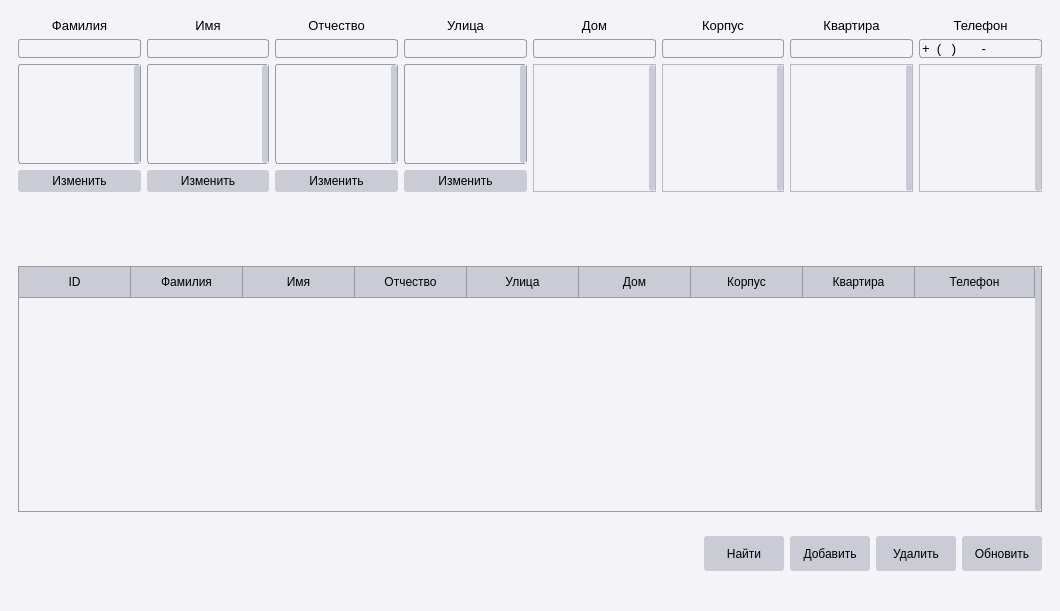
<?xml version="1.0" encoding="UTF-8"?>
<ui version="4.0">
 <class>MainWindow</class>
 <widget class="QMainWindow" name="MainWindow">
  <property name="geometry">
   <rect>
    <x>0</x>
    <y>0</y>
    <width>1060</width>
    <height>611</height>
   </rect>
  </property>
  <property name="sizePolicy">
   <sizepolicy hsizetype="Preferred" vsizetype="Preferred">
    <horstretch>0</horstretch>
    <verstretch>0</verstretch>
   </sizepolicy>
  </property>
  <property name="windowTitle">
   <string>Телефонный справочник</string>
  </property>
  <property name="styleSheet">
   <string notr="true">background-color: rgb(243, 243, 248);
</string>
  </property>
  <widget class="QWidget" name="centralwidget">
   <property name="sizePolicy">
    <sizepolicy hsizetype="Expanding" vsizetype="Expanding">
     <horstretch>0</horstretch>
     <verstretch>0</verstretch>
    </sizepolicy>
   </property>
   <layout class="QVBoxLayout" name="verticalLayout_2" stretch="1,0,3,0">
    <item>
     <widget class="QWidget" name="horizontalWidget" native="true">
      <property name="sizePolicy">
       <sizepolicy hsizetype="Expanding" vsizetype="Expanding">
        <horstretch>0</horstretch>
        <verstretch>0</verstretch>
       </sizepolicy>
      </property>
      <property name="styleSheet">
       <string notr="true">QListWidget{
	selection-background-color: rgb(129, 136, 188);
}

QScrollBar:vertical, QScrollBar:horizontal{
	border: none;
	background-color: rgb(243, 243, 248);
	width: 6px;
	margin: 0px 0 0px 0;
	border-radius: 0px;
}

QScrollBar::handle::vertical, QScrollBar::handle::horizontal{
	background-color: rgb(202, 203, 213);
	width: 3px;
	border-radius: 3px;
}

QScrollBar::handle::vertical:hover, QScrollBar::handle::horizontal:hover{
	background-color: rgb(202, 203, 213);
}

QScrollBar::handle::vertical:pressed, QScrollBar::handle::horizontal:pressed{
	background-color:rgb(129, 136, 188);
}

QScrollBar::sub-line:vertical, QScrollBar::sub-line:horizontal{
	border: none;
	background-color: rgb(243, 243, 248);
	height: 8px;
	border-top-right-radius: 3px;
	border-top-left-radius: 3px;
	subcontrol-position: top;
	subcontrol-origin: margin;
}

QScrollBar::sub-line::vertical:hover, QScrollBar::sub-line::horizontal:hover{
	background-color: rgb(202, 203, 213);
}

QScrollBar::sub-line::vertical:pressed, QScrollBar::sub-line::horizontal:pressed{
	background-color:rgb(129, 136, 188);
}

QScrollBar::add-line:vertical, QScrollBar::add-line:horizontal{
	border: none;
	background-color: rgb(243, 243, 248);
	height: 8px;
	border-top-right-radius: 3px;
	border-top-left-radius: 3px;
	subcontrol-position: bottom;
	subcontrol-origin: margin;
}

QScrollBar::add-line::vertical:hover, QScrollBar::add-line::horizontal:hover{
	background-color: rgb(202, 203, 213);
}

QScrollBar::add-line::vertical:pressed, QScrollBar::add-line::horizontal:pressed{
	background-color:rgb(129, 136, 188);
}

QScrollBar::up-arrow:vertical, QScrollBar::down-arrow:vertical, QScrollBar::up-arrow:horizontal, QScrollBar::down-arrow:horizontal{
	background: none;
}

QScrollBar::ad-page:vertical, QScrollBar::sub-page:vertical, QScrollBar::add-page:horizontal, QScrollBar::sub-page:horizontal{
	background: none;
}</string>
      </property>
      <layout class="QHBoxLayout" name="horizontalLayout_4">
       <item>
        <layout class="QVBoxLayout" name="verticalLayout_1">
         <item>
          <widget class="QLabel" name="label">
           <property name="font">
            <font>
             <pointsize>10</pointsize>
            </font>
           </property>
           <property name="mouseTracking">
            <bool>true</bool>
           </property>
           <property name="layoutDirection">
            <enum>Qt::LeftToRight</enum>
           </property>
           <property name="styleSheet">
            <string notr="true"/>
           </property>
           <property name="text">
            <string>&lt;html&gt;&lt;head/&gt;&lt;body&gt;&lt;p&gt;&lt;span style=&quot; font-size:10pt; color:#000000;&quot;&gt;Фамилия&lt;/span&gt;&lt;/p&gt;&lt;/body&gt;&lt;/html&gt;</string>
           </property>
           <property name="alignment">
            <set>Qt::AlignCenter</set>
           </property>
          </widget>
         </item>
         <item>
          <widget class="QLineEdit" name="header_surname">
           <property name="font">
            <font>
             <pointsize>10</pointsize>
            </font>
           </property>
           <property name="styleSheet">
            <string notr="true">QLineEdit{
	color: black;
	border-style: none;
	border: 1px solid rgb(156, 154, 161);
	border-radius: 3px;
}

</string>
           </property>
           <property name="inputMask">
            <string/>
           </property>
           <property name="text">
            <string/>
           </property>
           <property name="maxLength">
            <number>30</number>
           </property>
           <property name="clearButtonEnabled">
            <bool>false</bool>
           </property>
          </widget>
         </item>
         <item>
          <widget class="QListWidget" name="list_surname">
           <property name="minimumSize">
            <size>
             <width>0</width>
             <height>100</height>
            </size>
           </property>
           <property name="font">
            <font>
             <pointsize>10</pointsize>
            </font>
           </property>
           <property name="styleSheet">
            <string notr="true">QListWidget{
	color: black;
	border-style: none;
	border: 1px solid rgb(156, 154, 161);
	border-radius: 3px;
	selection-background-color: rgb(129, 136, 188);
}
</string>
           </property>
           <property name="verticalScrollBarPolicy">
            <enum>Qt::ScrollBarAlwaysOn</enum>
           </property>
           <property name="dragEnabled">
            <bool>true</bool>
           </property>
           <property name="textElideMode">
            <enum>Qt::ElideRight</enum>
           </property>
           <property name="verticalScrollMode">
            <enum>QAbstractItemView::ScrollPerPixel</enum>
           </property>
           <property name="movement">
            <enum>QListView::Static</enum>
           </property>
           <property name="isWrapping" stdset="0">
            <bool>false</bool>
           </property>
          </widget>
         </item>
         <item>
          <widget class="QPushButton" name="button_change_surname">
           <property name="minimumSize">
            <size>
             <width>0</width>
             <height>22</height>
            </size>
           </property>
           <property name="styleSheet">
            <string notr="true">QPushButton{
	color: black;
	background-color: rgb(202, 203, 213);
	border-radius: 3px;
}

QPushButton:hover {
	background-color:rgb(182, 184, 202);
}

QPushButton:pressed {
    background-color: rgb(129, 136, 188);    
}</string>
           </property>
           <property name="text">
            <string>Изменить</string>
           </property>
          </widget>
         </item>
        </layout>
       </item>
       <item>
        <layout class="QVBoxLayout" name="verticalLayout_3">
         <item>
          <widget class="QLabel" name="label_2">
           <property name="font">
            <font>
             <pointsize>10</pointsize>
            </font>
           </property>
           <property name="styleSheet">
            <string notr="true"/>
           </property>
           <property name="text">
            <string>&lt;html&gt;&lt;head/&gt;&lt;body&gt;&lt;p&gt;&lt;span style=&quot; font-size:10pt; color:#000000;&quot;&gt;Имя&lt;/span&gt;&lt;/p&gt;&lt;/body&gt;&lt;/html&gt;</string>
           </property>
           <property name="alignment">
            <set>Qt::AlignCenter</set>
           </property>
          </widget>
         </item>
         <item>
          <widget class="QLineEdit" name="header_first_name">
           <property name="font">
            <font>
             <pointsize>10</pointsize>
            </font>
           </property>
           <property name="styleSheet">
            <string notr="true">QLineEdit{
	color: black;
	border-style: none;
	border: 1px solid rgb(156, 154, 161);
	border-radius: 3px;
}

</string>
           </property>
           <property name="inputMask">
            <string/>
           </property>
           <property name="maxLength">
            <number>35</number>
           </property>
          </widget>
         </item>
         <item>
          <widget class="QListWidget" name="list_first_name">
           <property name="minimumSize">
            <size>
             <width>0</width>
             <height>100</height>
            </size>
           </property>
           <property name="font">
            <font>
             <pointsize>10</pointsize>
            </font>
           </property>
           <property name="styleSheet">
            <string notr="true">QListWidget{
	color: black;
	border-style: none;
	border: 1px solid rgb(156, 154, 161);
	border-radius: 3px;
	selection-background-color: rgb(129, 136, 188);
}
</string>
           </property>
           <property name="verticalScrollBarPolicy">
            <enum>Qt::ScrollBarAlwaysOn</enum>
           </property>
           <property name="verticalScrollMode">
            <enum>QAbstractItemView::ScrollPerPixel</enum>
           </property>
          </widget>
         </item>
         <item>
          <widget class="QPushButton" name="button_change_first_name">
           <property name="minimumSize">
            <size>
             <width>0</width>
             <height>22</height>
            </size>
           </property>
           <property name="styleSheet">
            <string notr="true">QPushButton{
	color: black;
	background-color: rgb(202, 203, 213);
	border-radius: 3px;
}

QPushButton:hover {
	background-color:rgb(182, 184, 202);
}

QPushButton:pressed {
    background-color: rgb(129, 136, 188);    
}</string>
           </property>
           <property name="text">
            <string>Изменить</string>
           </property>
          </widget>
         </item>
        </layout>
       </item>
       <item>
        <layout class="QVBoxLayout" name="verticalLayout_4">
         <item>
          <widget class="QLabel" name="label_3">
           <property name="font">
            <font>
             <pointsize>10</pointsize>
            </font>
           </property>
           <property name="styleSheet">
            <string notr="true"/>
           </property>
           <property name="text">
            <string>&lt;html&gt;&lt;head/&gt;&lt;body&gt;&lt;p&gt;&lt;span style=&quot; font-size:10pt; color:#000000;&quot;&gt;Отчество&lt;/span&gt;&lt;/p&gt;&lt;/body&gt;&lt;/html&gt;</string>
           </property>
           <property name="alignment">
            <set>Qt::AlignCenter</set>
           </property>
          </widget>
         </item>
         <item>
          <widget class="QLineEdit" name="header_middle_name">
           <property name="font">
            <font>
             <pointsize>10</pointsize>
            </font>
           </property>
           <property name="styleSheet">
            <string notr="true">QLineEdit{
	color: black;
	border-style: none;
	border: 1px solid rgb(156, 154, 161);
	border-radius: 3px;
}

</string>
           </property>
           <property name="inputMask">
            <string/>
           </property>
           <property name="maxLength">
            <number>35</number>
           </property>
          </widget>
         </item>
         <item>
          <widget class="QListWidget" name="list_middle_name">
           <property name="minimumSize">
            <size>
             <width>0</width>
             <height>100</height>
            </size>
           </property>
           <property name="font">
            <font>
             <pointsize>10</pointsize>
            </font>
           </property>
           <property name="styleSheet">
            <string notr="true">QListWidget{
	color: black;
	border-style: none;
	border: 1px solid rgb(156, 154, 161);
	border-radius: 3px;
	selection-background-color: rgb(129, 136, 188);
}
</string>
           </property>
           <property name="verticalScrollBarPolicy">
            <enum>Qt::ScrollBarAlwaysOn</enum>
           </property>
           <property name="verticalScrollMode">
            <enum>QAbstractItemView::ScrollPerPixel</enum>
           </property>
          </widget>
         </item>
         <item>
          <widget class="QPushButton" name="button_change_middle_name">
           <property name="minimumSize">
            <size>
             <width>0</width>
             <height>22</height>
            </size>
           </property>
           <property name="styleSheet">
            <string notr="true">QPushButton{
	color: black;
	background-color: rgb(202, 203, 213);
	border-radius: 3px;
}

QPushButton:hover {
	background-color:rgb(182, 184, 202);
}

QPushButton:pressed {
    background-color: rgb(129, 136, 188);    
}</string>
           </property>
           <property name="text">
            <string>Изменить</string>
           </property>
          </widget>
         </item>
        </layout>
       </item>
       <item>
        <layout class="QVBoxLayout" name="verticalLayout_5">
         <item>
          <widget class="QLabel" name="label_4">
           <property name="enabled">
            <bool>true</bool>
           </property>
           <property name="font">
            <font>
             <pointsize>10</pointsize>
            </font>
           </property>
           <property name="styleSheet">
            <string notr="true"/>
           </property>
           <property name="text">
            <string>&lt;html&gt;&lt;head/&gt;&lt;body&gt;&lt;p&gt;&lt;span style=&quot; font-size:10pt; color:#000000;&quot;&gt;Улица&lt;/span&gt;&lt;/p&gt;&lt;/body&gt;&lt;/html&gt;</string>
           </property>
           <property name="alignment">
            <set>Qt::AlignCenter</set>
           </property>
          </widget>
         </item>
         <item>
          <widget class="QLineEdit" name="header_street">
           <property name="font">
            <font>
             <pointsize>10</pointsize>
            </font>
           </property>
           <property name="styleSheet">
            <string notr="true">QLineEdit{
	color: black;
	border-style: none;
	border: 1px solid rgb(156, 154, 161);
	border-radius: 3px;
}

</string>
           </property>
           <property name="inputMask">
            <string/>
           </property>
           <property name="maxLength">
            <number>35</number>
           </property>
          </widget>
         </item>
         <item>
          <widget class="QListWidget" name="list_street">
           <property name="minimumSize">
            <size>
             <width>0</width>
             <height>100</height>
            </size>
           </property>
           <property name="font">
            <font>
             <pointsize>10</pointsize>
            </font>
           </property>
           <property name="styleSheet">
            <string notr="true">QListWidget{
	color: black;
	border-style: none;
	border: 1px solid rgb(156, 154, 161);
	border-radius: 3px;
	selection-background-color: rgb(129, 136, 188);
}
</string>
           </property>
           <property name="verticalScrollBarPolicy">
            <enum>Qt::ScrollBarAlwaysOn</enum>
           </property>
           <property name="verticalScrollMode">
            <enum>QAbstractItemView::ScrollPerPixel</enum>
           </property>
          </widget>
         </item>
         <item>
          <widget class="QPushButton" name="button_change_street">
           <property name="minimumSize">
            <size>
             <width>0</width>
             <height>22</height>
            </size>
           </property>
           <property name="styleSheet">
            <string notr="true">QPushButton{
	color: black;
	background-color: rgb(202, 203, 213);
	border-radius: 3px;
}

QPushButton:hover {
	background-color:rgb(182, 184, 202);
}

QPushButton:pressed {
    background-color: rgb(129, 136, 188);    
}</string>
           </property>
           <property name="text">
            <string>Изменить</string>
           </property>
          </widget>
         </item>
        </layout>
       </item>
       <item>
        <layout class="QVBoxLayout" name="verticalLayout_6">
         <item>
          <widget class="QLabel" name="label_5">
           <property name="font">
            <font>
             <pointsize>10</pointsize>
            </font>
           </property>
           <property name="styleSheet">
            <string notr="true"/>
           </property>
           <property name="text">
            <string>&lt;html&gt;&lt;head/&gt;&lt;body&gt;&lt;p&gt;&lt;span style=&quot; font-size:10pt; color:#000000;&quot;&gt;Дом&lt;/span&gt;&lt;/p&gt;&lt;/body&gt;&lt;/html&gt;</string>
           </property>
           <property name="alignment">
            <set>Qt::AlignCenter</set>
           </property>
          </widget>
         </item>
         <item>
          <widget class="QLineEdit" name="header_house">
           <property name="font">
            <font>
             <pointsize>10</pointsize>
            </font>
           </property>
           <property name="styleSheet">
            <string notr="true">QLineEdit{
	color: black;
	border-style: none;
	border: 1px solid rgb(156, 154, 161);
	border-radius: 3px;
}

</string>
           </property>
           <property name="inputMask">
            <string/>
           </property>
           <property name="maxLength">
            <number>5</number>
           </property>
          </widget>
         </item>
         <item>
          <widget class="QListWidget" name="list_house">
           <property name="minimumSize">
            <size>
             <width>0</width>
             <height>100</height>
            </size>
           </property>
           <property name="font">
            <font>
             <pointsize>10</pointsize>
            </font>
           </property>
           <property name="styleSheet">
            <string notr="true">QListWidget{
	selection-background-color: rgb(129, 136, 188);
}
</string>
           </property>
           <property name="verticalScrollBarPolicy">
            <enum>Qt::ScrollBarAlwaysOn</enum>
           </property>
           <property name="verticalScrollMode">
            <enum>QAbstractItemView::ScrollPerPixel</enum>
           </property>
          </widget>
         </item>
        </layout>
       </item>
       <item>
        <layout class="QVBoxLayout" name="verticalLayoutz_7">
         <item>
          <widget class="QLabel" name="label_6">
           <property name="font">
            <font>
             <pointsize>10</pointsize>
            </font>
           </property>
           <property name="styleSheet">
            <string notr="true"/>
           </property>
           <property name="text">
            <string>&lt;html&gt;&lt;head/&gt;&lt;body&gt;&lt;p&gt;&lt;span style=&quot; font-size:10pt; color:#000000;&quot;&gt;Корпус&lt;/span&gt;&lt;/p&gt;&lt;/body&gt;&lt;/html&gt;</string>
           </property>
           <property name="alignment">
            <set>Qt::AlignCenter</set>
           </property>
          </widget>
         </item>
         <item>
          <widget class="QLineEdit" name="header_building">
           <property name="font">
            <font>
             <pointsize>10</pointsize>
            </font>
           </property>
           <property name="styleSheet">
            <string notr="true">QLineEdit{
	color: black;
	border-style: none;
	border: 1px solid rgb(156, 154, 161);
	border-radius: 3px;
}

</string>
           </property>
           <property name="inputMask">
            <string/>
           </property>
           <property name="maxLength">
            <number>5</number>
           </property>
           <property name="cursorPosition">
            <number>0</number>
           </property>
          </widget>
         </item>
         <item>
          <widget class="QListWidget" name="list_building">
           <property name="minimumSize">
            <size>
             <width>0</width>
             <height>100</height>
            </size>
           </property>
           <property name="font">
            <font>
             <pointsize>10</pointsize>
            </font>
           </property>
           <property name="styleSheet">
            <string notr="true">QListWidget{
	selection-background-color: rgb(129, 136, 188);
}
</string>
           </property>
           <property name="verticalScrollBarPolicy">
            <enum>Qt::ScrollBarAlwaysOn</enum>
           </property>
           <property name="verticalScrollMode">
            <enum>QAbstractItemView::ScrollPerPixel</enum>
           </property>
          </widget>
         </item>
        </layout>
       </item>
       <item>
        <layout class="QVBoxLayout" name="verticalLayout_8">
         <item>
          <widget class="QLabel" name="label_7">
           <property name="font">
            <font>
             <pointsize>10</pointsize>
            </font>
           </property>
           <property name="styleSheet">
            <string notr="true"/>
           </property>
           <property name="text">
            <string>&lt;html&gt;&lt;head/&gt;&lt;body&gt;&lt;p&gt;&lt;span style=&quot; font-size:10pt; color:#000000;&quot;&gt;Квартира&lt;/span&gt;&lt;/p&gt;&lt;/body&gt;&lt;/html&gt;</string>
           </property>
           <property name="alignment">
            <set>Qt::AlignCenter</set>
           </property>
          </widget>
         </item>
         <item>
          <widget class="QLineEdit" name="header_apartment">
           <property name="font">
            <font>
             <pointsize>10</pointsize>
            </font>
           </property>
           <property name="styleSheet">
            <string notr="true">QLineEdit{
	color: black;
	border-style: none;
	border: 1px solid rgb(156, 154, 161);
	border-radius: 3px;
}

</string>
           </property>
           <property name="inputMask">
            <string/>
           </property>
           <property name="text">
            <string/>
           </property>
           <property name="maxLength">
            <number>5</number>
           </property>
          </widget>
         </item>
         <item>
          <widget class="QListWidget" name="list_apartment">
           <property name="minimumSize">
            <size>
             <width>0</width>
             <height>100</height>
            </size>
           </property>
           <property name="font">
            <font>
             <pointsize>10</pointsize>
            </font>
           </property>
           <property name="toolTip">
            <string>&lt;html&gt;&lt;head/&gt;&lt;body&gt;&lt;p&gt;test tooltip&lt;/p&gt;&lt;/body&gt;&lt;/html&gt;</string>
           </property>
           <property name="styleSheet">
            <string notr="true">QListWidget{
	selection-background-color: rgb(129, 136, 188);
}
</string>
           </property>
           <property name="verticalScrollBarPolicy">
            <enum>Qt::ScrollBarAlwaysOn</enum>
           </property>
           <property name="verticalScrollMode">
            <enum>QAbstractItemView::ScrollPerPixel</enum>
           </property>
          </widget>
         </item>
        </layout>
       </item>
       <item>
        <layout class="QVBoxLayout" name="verticalLayout_9">
         <item>
          <widget class="QLabel" name="label_8">
           <property name="font">
            <font>
             <pointsize>10</pointsize>
            </font>
           </property>
           <property name="styleSheet">
            <string notr="true"/>
           </property>
           <property name="text">
            <string>&lt;html&gt;&lt;head/&gt;&lt;body&gt;&lt;p&gt;&lt;span style=&quot; font-size:10pt; color:#000000;&quot;&gt;Телефон&lt;/span&gt;&lt;/p&gt;&lt;/body&gt;&lt;/html&gt;</string>
           </property>
           <property name="alignment">
            <set>Qt::AlignCenter</set>
           </property>
          </widget>
         </item>
         <item>
          <widget class="QLineEdit" name="header_phone">
           <property name="font">
            <font>
             <pointsize>10</pointsize>
            </font>
           </property>
           <property name="styleSheet">
            <string notr="true">QLineEdit{
	color: black;
	border-style: none;
	border: 1px solid rgb(156, 154, 161);
	border-radius: 3px;
}

</string>
           </property>
           <property name="inputMask">
            <string>+9 (999) 999 99-99</string>
           </property>
           <property name="text">
            <string>+ ()  -</string>
           </property>
           <property name="maxLength">
            <number>18</number>
           </property>
           <property name="cursorPosition">
            <number>1</number>
           </property>
          </widget>
         </item>
         <item>
          <widget class="QListWidget" name="list_phone">
           <property name="minimumSize">
            <size>
             <width>0</width>
             <height>100</height>
            </size>
           </property>
           <property name="font">
            <font>
             <pointsize>10</pointsize>
            </font>
           </property>
           <property name="styleSheet">
            <string notr="true">QListWidget{
	selection-background-color: rgb(129, 136, 188);
}
</string>
           </property>
           <property name="verticalScrollBarPolicy">
            <enum>Qt::ScrollBarAlwaysOn</enum>
           </property>
           <property name="verticalScrollMode">
            <enum>QAbstractItemView::ScrollPerPixel</enum>
           </property>
          </widget>
         </item>
        </layout>
       </item>
      </layout>
     </widget>
    </item>
    <item>
     <spacer name="verticalSpacer">
      <property name="orientation">
       <enum>Qt::Vertical</enum>
      </property>
      <property name="sizeType">
       <enum>QSizePolicy::Fixed</enum>
      </property>
      <property name="sizeHint" stdset="0">
       <size>
        <width>10</width>
        <height>50</height>
       </size>
      </property>
     </spacer>
    </item>
    <item>
     <widget class="QWidget" name="horizontalWidget" native="true">
      <property name="styleSheet">
       <string notr="true">QScrollBar:vertical, QScrollBar:horizontal{
	border: none;
	background-color: rgb(243, 243, 248);
	width: 6px;
	margin: 0px 0 0px 0;
	border-radius: 0px;
}

QScrollBar::handle::vertical, QScrollBar::handle::horizontal{
	background-color: rgb(202, 203, 213);
	width: 3px;
	border-radius: 3px;
}

QScrollBar::handle::vertical:hover, QScrollBar::handle::horizontal:hover{
	background-color: rgb(202, 203, 213);
}

QScrollBar::handle::vertical:pressed, QScrollBar::handle::horizontal:pressed{
	background-color:rgb(129, 136, 188);
}

QScrollBar::sub-line:vertical, QScrollBar::sub-line:horizontal{
	border: none;
	background-color: rgb(243, 243, 248);
	height: 8px;
	border-top-right-radius: 3px;
	border-top-left-radius: 3px;
	subcontrol-position: top;
	subcontrol-origin: margin;
}

QScrollBar::sub-line::vertical:hover, QScrollBar::sub-line::horizontal:hover{
	background-color: rgb(202, 203, 213);
}

QScrollBar::sub-line::vertical:pressed, QScrollBar::sub-line::horizontal:pressed{
	background-color:rgb(129, 136, 188);
}

QScrollBar::add-line:vertical, QScrollBar::add-line:horizontal{
	border: none;
	background-color: rgb(243, 243, 248);
	height: 8px;
	border-top-right-radius: 3px;
	border-top-left-radius: 3px;
	subcontrol-position: bottom;
	subcontrol-origin: margin;
}

QScrollBar::add-line::vertical:hover, QScrollBar::add-line::horizontal:hover{
	background-color: rgb(202, 203, 213);
}

QScrollBar::add-line::vertical:pressed, QScrollBar::add-line::horizontal:pressed{
	background-color:rgb(129, 136, 188);
}

QScrollBar::up-arrow:vertical, QScrollBar::down-arrow:vertical, QScrollBar::up-arrow:horizontal, QScrollBar::down-arrow:horizontal{
	background: none;
}

QScrollBar::ad-page:vertical, QScrollBar::sub-page:vertical, QScrollBar::add-page:horizontal, QScrollBar::sub-page:horizontal{
	background: none;
}</string>
      </property>
      <layout class="QHBoxLayout" name="horizontalLayout">
       <item>
        <widget class="QTableWidget" name="table">
         <property name="font">
          <font>
           <pointsize>9</pointsize>
          </font>
         </property>
         <property name="styleSheet">
          <string notr="true">QTableWidget {
	border: 1px solid rgb(117, 115, 121);
	gridline-color: rgb(117, 115, 121);
	border-color:  rgb(117, 115, 121);
}

QHeaderView::section {
	color:black;
	background-color: rgb(202, 203, 213);
	border-style: none;
	border-bottom: 1px solid rgb(156, 154, 161);
	border-right: 1px solid rgb(156, 154, 161);
	height: 30px;
	text-align: center;
}

QTableView {
    color: black;
	border: 1px solid  rgb(156, 154, 161);
    gridline-color:  rgb(156, 154, 161);
    border-color:  rgb(156, 154, 161);
	selection-background-color: rgb(129, 136, 188);
    font-size: 9pt;
}


</string>
         </property>
         <property name="verticalScrollBarPolicy">
          <enum>Qt::ScrollBarAlwaysOn</enum>
         </property>
         <property name="sizeAdjustPolicy">
          <enum>QAbstractScrollArea::AdjustToContents</enum>
         </property>
         <property name="verticalScrollMode">
          <enum>QAbstractItemView::ScrollPerPixel</enum>
         </property>
         <property name="gridStyle">
          <enum>Qt::SolidLine</enum>
         </property>
         <property name="rowCount">
          <number>0</number>
         </property>
         <attribute name="horizontalHeaderCascadingSectionResizes">
          <bool>true</bool>
         </attribute>
         <attribute name="horizontalHeaderDefaultSectionSize">
          <number>112</number>
         </attribute>
         <attribute name="horizontalHeaderShowSortIndicator" stdset="0">
          <bool>true</bool>
         </attribute>
         <attribute name="horizontalHeaderStretchLastSection">
          <bool>true</bool>
         </attribute>
         <attribute name="verticalHeaderVisible">
          <bool>true</bool>
         </attribute>
         <column>
          <property name="text">
           <string>ID</string>
          </property>
          <property name="textAlignment">
           <set>AlignCenter</set>
          </property>
         </column>
         <column>
          <property name="text">
           <string>Фамилия</string>
          </property>
         </column>
         <column>
          <property name="text">
           <string>Имя</string>
          </property>
         </column>
         <column>
          <property name="text">
           <string>Отчество</string>
          </property>
         </column>
         <column>
          <property name="text">
           <string>Улица</string>
          </property>
         </column>
         <column>
          <property name="text">
           <string>Дом</string>
          </property>
         </column>
         <column>
          <property name="text">
           <string>Корпус</string>
          </property>
         </column>
         <column>
          <property name="text">
           <string>Квартира</string>
          </property>
         </column>
         <column>
          <property name="text">
           <string>Телефон</string>
          </property>
         </column>
        </widget>
       </item>
      </layout>
     </widget>
    </item>
    <item>
     <widget class="QWidget" name="horizontalWidget_2" native="true">
      <property name="sizePolicy">
       <sizepolicy hsizetype="Expanding" vsizetype="Expanding">
        <horstretch>0</horstretch>
        <verstretch>0</verstretch>
       </sizepolicy>
      </property>
      <property name="minimumSize">
       <size>
        <width>0</width>
        <height>0</height>
       </size>
      </property>
      <layout class="QHBoxLayout" name="horizontalLayout_11" stretch="0,0,0,0,0">
       <property name="spacing">
        <number>6</number>
       </property>
       <item>
        <spacer name="horizontalSpacer">
         <property name="sizePolicy">
          <sizepolicy hsizetype="Expanding" vsizetype="Minimum">
           <horstretch>0</horstretch>
           <verstretch>0</verstretch>
          </sizepolicy>
         </property>
         <property name="orientation">
          <enum>Qt::Horizontal</enum>
         </property>
         <property name="sizeType">
          <enum>QSizePolicy::Expanding</enum>
         </property>
         <property name="sizeHint" stdset="0">
          <size>
           <width>800</width>
           <height>20</height>
          </size>
         </property>
        </spacer>
       </item>
       <item>
        <widget class="QPushButton" name="button_search">
         <property name="minimumSize">
          <size>
           <width>80</width>
           <height>35</height>
          </size>
         </property>
         <property name="styleSheet">
          <string notr="true">QPushButton{
    color: black;
	width: 80px;
	height: 35px;
	background-color: rgb(202, 203, 213);
	border-radius: 3px;
}

QPushButton:hover {
	background-color:rgb(182, 184, 202);
}

QPushButton:pressed {
    background-color: rgb(129, 136, 188);    
}</string>
         </property>
         <property name="text">
          <string>Найти</string>
         </property>
        </widget>
       </item>
       <item>
        <widget class="QPushButton" name="button_enter">
         <property name="sizePolicy">
          <sizepolicy hsizetype="Minimum" vsizetype="Fixed">
           <horstretch>0</horstretch>
           <verstretch>0</verstretch>
          </sizepolicy>
         </property>
         <property name="minimumSize">
          <size>
           <width>80</width>
           <height>35</height>
          </size>
         </property>
         <property name="baseSize">
          <size>
           <width>0</width>
           <height>0</height>
          </size>
         </property>
         <property name="styleSheet">
          <string notr="true">QPushButton{
    color: black;
	width: 80px;
	height: 35px;
	background-color: rgb(202, 203, 213);
	border-radius: 3px;
}

QPushButton:hover {
	background-color:rgb(182, 184, 202);
}

QPushButton:pressed {
    background-color: rgb(129, 136, 188);    
}</string>
         </property>
         <property name="text">
          <string>Добавить</string>
         </property>
        </widget>
       </item>
       <item>
        <widget class="QPushButton" name="button_delete">
         <property name="minimumSize">
          <size>
           <width>80</width>
           <height>35</height>
          </size>
         </property>
         <property name="styleSheet">
          <string notr="true">QPushButton{
    color: black;
	width: 80px;
	height: 35px;
	background-color: rgb(202, 203, 213);
	border-radius: 3px;
}

QPushButton:hover {
	background-color:rgb(182, 184, 202);
}

QPushButton:pressed {
    background-color: rgb(129, 136, 188);    
}</string>
         </property>
         <property name="text">
          <string>Удалить</string>
         </property>
        </widget>
       </item>
       <item>
        <widget class="QPushButton" name="button_update">
         <property name="minimumSize">
          <size>
           <width>80</width>
           <height>35</height>
          </size>
         </property>
         <property name="styleSheet">
          <string notr="true">QPushButton{
    color: black;
	width: 80px;
	height: 35px;
	background-color: rgb(202, 203, 213);
	border-radius: 3px;
}

QPushButton:hover {
	background-color:rgb(182, 184, 202);
}

QPushButton:pressed {
    background-color: rgb(129, 136, 188);    
}</string>
         </property>
         <property name="text">
          <string>Обновить</string>
         </property>
        </widget>
       </item>
      </layout>
     </widget>
    </item>
   </layout>
  </widget>
  <widget class="QStatusBar" name="statusbar"/>
 </widget>
 <resources/>
 <connections/>
</ui>
